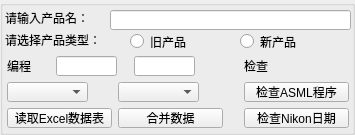
           <widget class="QGroupBox" name="groupBox_7">
            <property name="minimumSize">
             <size>
              <width>355</width>
              <height>135</height>
             </size>
            </property>
            <property name="maximumSize">
             <size>
              <width>355</width>
              <height>135</height>
             </size>
            </property>
            <property name="title">
             <string/>
            </property>
            <widget class="QLabel" name="exLabel">
             <property name="geometry">
              <rect>
               <x>5</x>
               <y>10</y>
               <width>100</width>
               <height>16</height>
              </rect>
             </property>
             <property name="minimumSize">
              <size>
               <width>100</width>
               <height>0</height>
              </size>
             </property>
             <property name="text">
              <string>请输入产品名：</string>
             </property>
            </widget>
            <widget class="QLineEdit" name="exLineEdit1_2">
             <property name="geometry">
              <rect>
               <x>110</x>
               <y>10</y>
               <width>241</width>
               <height>20</height>
              </rect>
             </property>
             <property name="minimumSize">
              <size>
               <width>140</width>
               <height>0</height>
              </size>
             </property>
            </widget>
            <widget class="QLabel" name="exLabel_2">
             <property name="geometry">
              <rect>
               <x>5</x>
               <y>32</y>
               <width>100</width>
               <height>16</height>
              </rect>
             </property>
             <property name="minimumSize">
              <size>
               <width>100</width>
               <height>0</height>
              </size>
             </property>
             <property name="text">
              <string>请选择产品类型：</string>
             </property>
            </widget>
            <widget class="QRadioButton" name="exRadioButton_3">
             <property name="geometry">
              <rect>
               <x>130</x>
               <y>32</y>
               <width>140</width>
               <height>19</height>
              </rect>
             </property>
             <property name="minimumSize">
              <size>
               <width>140</width>
               <height>0</height>
              </size>
             </property>
             <property name="text">
              <string>旧产品</string>
             </property>
            </widget>
            <widget class="QRadioButton" name="exRadioButton_4">
             <property name="geometry">
              <rect>
               <x>240</x>
               <y>32</y>
               <width>81</width>
               <height>19</height>
              </rect>
             </property>
             <property name="minimumSize">
              <size>
               <width>0</width>
               <height>0</height>
              </size>
             </property>
             <property name="text">
              <string>新产品</string>
             </property>
            </widget>
            <widget class="QLineEdit" name="exLineEdit1_9">
             <property name="geometry">
              <rect>
               <x>56</x>
               <y>56</y>
               <width>61</width>
               <height>20</height>
              </rect>
             </property>
             <property name="minimumSize">
              <size>
               <width>0</width>
               <height>0</height>
              </size>
             </property>
            </widget>
            <widget class="QLineEdit" name="exLineEdit1_10">
             <property name="geometry">
              <rect>
               <x>134</x>
               <y>56</y>
               <width>61</width>
               <height>20</height>
              </rect>
             </property>
             <property name="minimumSize">
              <size>
               <width>0</width>
               <height>0</height>
              </size>
             </property>
            </widget>
            <widget class="QLabel" name="exLabel_3">
             <property name="geometry">
              <rect>
               <x>7</x>
               <y>56</y>
               <width>100</width>
               <height>20</height>
              </rect>
             </property>
             <property name="minimumSize">
              <size>
               <width>100</width>
               <height>20</height>
              </size>
             </property>
             <property name="maximumSize">
              <size>
               <width>105</width>
               <height>20</height>
              </size>
             </property>
             <property name="text">
              <string>编程</string>
             </property>
            </widget>
            <widget class="QLabel" name="label_3">
             <property name="geometry">
              <rect>
               <x>118</x>
               <y>56</y>
               <width>16</width>
               <height>16</height>
              </rect>
             </property>
             <property name="text">
              <string/>
             </property>
            </widget>
            <widget class="QComboBox" name="exComboBox">
             <property name="geometry">
              <rect>
               <x>7</x>
               <y>82</y>
               <width>81</width>
               <height>20</height>
              </rect>
             </property>
            </widget>
            <widget class="QComboBox" name="exComboBox_2">
             <property name="geometry">
              <rect>
               <x>118</x>
               <y>82</y>
               <width>81</width>
               <height>20</height>
              </rect>
             </property>
            </widget>
            <widget class="QPushButton" name="exPushButton">
             <property name="geometry">
              <rect>
               <x>7</x>
               <y>108</y>
               <width>105</width>
               <height>20</height>
              </rect>
             </property>
             <property name="sizePolicy">
              <sizepolicy hsizetype="Minimum" vsizetype="Fixed">
               <horstretch>0</horstretch>
               <verstretch>0</verstretch>
              </sizepolicy>
             </property>
             <property name="minimumSize">
              <size>
               <width>105</width>
               <height>20</height>
              </size>
             </property>
             <property name="maximumSize">
              <size>
               <width>105</width>
               <height>20</height>
              </size>
             </property>
             <property name="text">
              <string>读取Excel数据表</string>
             </property>
            </widget>
            <widget class="QPushButton" name="exPushButton_2">
             <property name="geometry">
              <rect>
               <x>118</x>
               <y>108</y>
               <width>105</width>
               <height>20</height>
              </rect>
             </property>
             <property name="minimumSize">
              <size>
               <width>105</width>
               <height>20</height>
              </size>
             </property>
             <property name="maximumSize">
              <size>
               <width>105</width>
               <height>20</height>
              </size>
             </property>
             <property name="text">
              <string>合并数据</string>
             </property>
            </widget>
            <widget class="QLabel" name="exLabel_4">
             <property name="geometry">
              <rect>
               <x>244</x>
               <y>56</y>
               <width>100</width>
               <height>20</height>
              </rect>
             </property>
             <property name="minimumSize">
              <size>
               <width>100</width>
               <height>20</height>
              </size>
             </property>
             <property name="maximumSize">
              <size>
               <width>16777215</width>
               <height>20</height>
              </size>
             </property>
             <property name="text">
              <string>检查</string>
             </property>
            </widget>
            <widget class="QPushButton" name="exPushButton_3">
             <property name="geometry">
              <rect>
               <x>244</x>
               <y>82</y>
               <width>105</width>
               <height>20</height>
              </rect>
             </property>
             <property name="minimumSize">
              <size>
               <width>105</width>
               <height>20</height>
              </size>
             </property>
             <property name="maximumSize">
              <size>
               <width>105</width>
               <height>20</height>
              </size>
             </property>
             <property name="text">
              <string>检查ASML程序</string>
             </property>
            </widget>
            <widget class="QPushButton" name="exPushButton_4">
             <property name="geometry">
              <rect>
               <x>244</x>
               <y>108</y>
               <width>105</width>
               <height>20</height>
              </rect>
             </property>
             <property name="minimumSize">
              <size>
               <width>105</width>
               <height>20</height>
              </size>
             </property>
             <property name="maximumSize">
              <size>
               <width>105</width>
               <height>20</height>
              </size>
             </property>
             <property name="text">
              <string>检查Nikon日期</string>
             </property>
            </widget>
           </widget>
